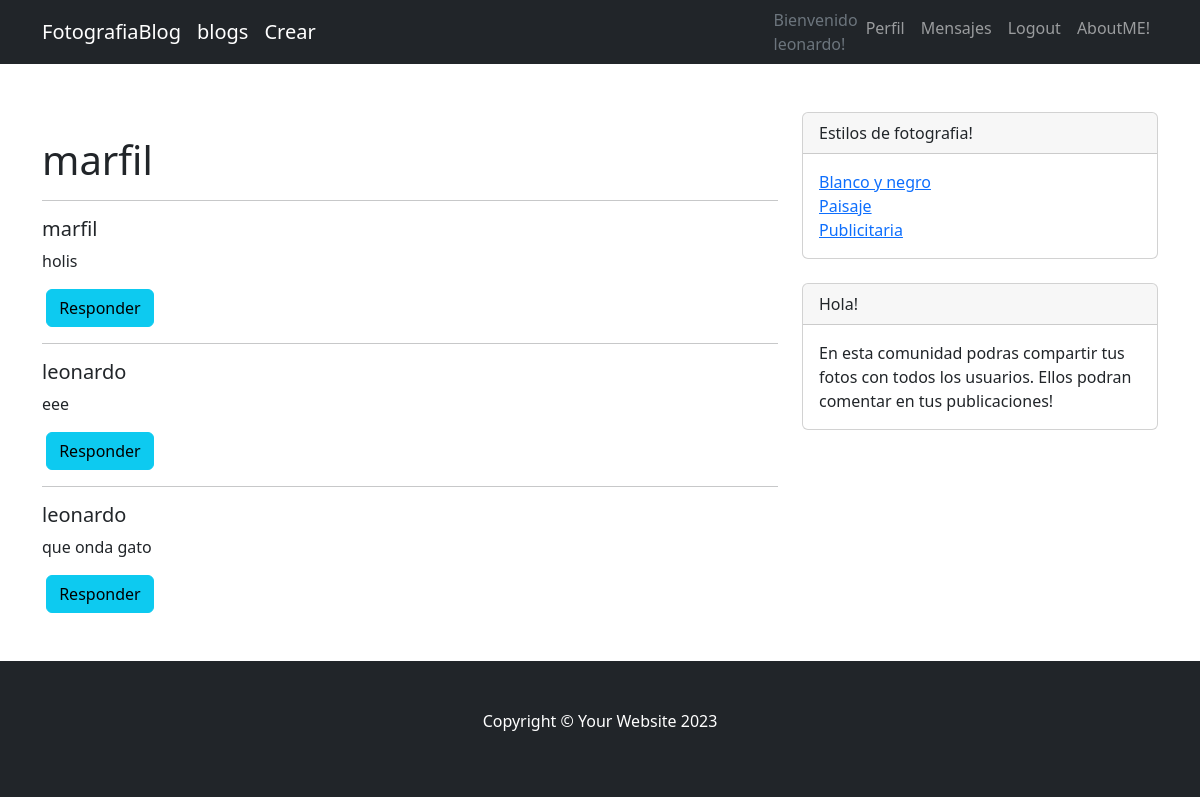
/AppWeb/mensajeUserDetail/3/ (signed in), run on the app's committed database.
### AppWeb/models.py (models this page shows, shortened)
class MensajeUser(models.Model):
    user_transmitter=models.ForeignKey(User, related_name='emisor', on_delete=models.CASCADE, null=True, blank=True)
    user=models.ForeignKey(User, related_name='receptor',on_delete=models.CASCADE, null=True, blank=True)
    message=models.TextField(null=True, blank=False)
    fecha=models.DateField(auto_now_add=True)

### AppWeb/views.py (the view)
# urls.py: path('mensajeUserDetail/<pk>/', mensajeUserDetail, name="mensajeUserDetail"),
def mensajeUserDetail(request, pk):
    usertra=User.objects.get(id=pk)
    userrec=User.objects.get(id=request.user.id)
    mensajesUsers=MensajeUser.objects.all()
    return render(request,'AppWeb/mensajeUserDetail.html', {"mensajesUsers":mensajesUsers, "usertra":usertra, "userrec":userrec})

### AppWeb/templates/AppWeb/mensajeUserDetail.html (shortened to what this page needs)
{% extends "AppWeb/father.html" %}
{% load static%}
{% block link_cambiante2 %}
    <li class="nav-item"><a class="nav-link" href="{% url 'editarPerfil' %}">Perfil</a></li>
{% endblock %}
{% block titulocontenido_cambiante %}
<h1>{{ usertra }}</h1>
{% endblock %}
{% block contenido_cambiante %}
    {% for mensajeuser in mensajesUsers %}
        {% if mensajeuser.user_transmitter == usertra %}
            {% if mensajeuser.user == userrec %}
            <table>
            <hr>
            <h5>{{ mensajeuser.user_transmitter }}</h5>
            <p>{{ mensajeuser.message}}</p>
            &nbsp;<a class="btn btn-info" href="{% url 'mensajesuser' mensajeuser.user_transmitter.id %}">Responder</a>&nbsp;
            </table>
            {% endif %}
        {% endif %}
        {% if mensajeuser.user_transmitter == userrec %}
            {% if mensajeuser.user == usertra %}
                <table>
                    <hr>
                    <h5>{{ mensajeuser.user_transmitter }}</h5>
                    <p>{{ mensajeuser.message}}</p>
                    &nbsp;<a class="btn btn-info" href="{% url 'mensajesuser' mensajeuser.user_transmitter.id %}">Responder</a>&nbsp;
                </table>
            {% endif %}
        {% endif %}
    {% endfor %}
{% endblock %}

### AppWeb/templates/AppWeb/father.html (shortened to what this page needs)
<!DOCTYPE html>
<html lang="en">
    <head>
        {% load static %}
        <link href="{% static 'AppWeb/css/styles.css' %}" rel="stylesheet" />
    </head>
    <body>
        <nav class="navbar navbar-expand-lg navbar-dark bg-dark">
            <div class="container">
                <a class="navbar-brand" href="{% url 'inicio' %}">FotografiaBlog</a>
                <a class="navbar-brand" href="{% url 'blogList' %}">blogs</a>
                {% if user.is_authenticated %}
                <a class="navbar-brand" href="{% url 'blogForm' %}">Crear</a>
                {% endif %}
                <div class="collapse navbar-collapse" id="navbarSupportedContent">
                    <ul class="navbar-nav ms-auto mb-2 mb-lg-0">
                        {% if user.is_authenticated %}
                        <p class="text-muted big mb-4 mb-lg-0">Bienvenido<br>{{user.username}}!</p>
                        {% block link_cambiante2 %}
                        {% endblock %}
                        <li class="nav-item"><a class="nav-link" href="{% url 'mensajeUserList' %}">Mensajes</a></li>
                        <li class="nav-item"><a class="nav-link" href="{% url 'logout' %}">Logout</a></li>
                        {% else %}
                        <li class="nav-item"><a class="nav-link" href="{% url 'login' %}">Login</a></li>
                        <li class="nav-item"><a class="nav-link" href="{% url 'register' %}">Register</a></li>
                        {% endif %}
                        <li class="nav-item"><a class="nav-link" href="{% url 'aboutme' %}">AboutME!</a></li>
                    </ul>
                </div>
            </div>
        </nav>
        <div class="container mt-5">
            <div class="row">
                <div class="col-lg-8">
                    <article>
                        <section class="mb-5">
                            {% block titulocontenido_cambiante %}
                            {% endblock %}
                            {% block contenido_cambiante %}
                            {% endblock %}
                        </section>
                    </article>
                 </div>
            <div class="col-lg-4">
                <div class="card mb-4">
                    <div class="card-header">Estilos de fotografia!</div>
                    <div class="card-body">
                        <div class="row">
                            <div class="col-sm-6">
                                <ul class="list-unstyled mb-0">
                                    <li><a href="{% url 'Blancoynegro' %}">Blanco y negro</a></li>
                                    <li><a href="{% url 'Paisaje' %}">Paisaje</a></li>
                                    <li><a href="{% url 'Publicitaria' %}">Publicitaria</a></li>
                                </ul>
                            </div>
                            <div class="col-sm-6">
                            </div>
                        </div>
                    </div>
                </div>
                <div class="card mb-4">
                    <div class="card-header">Hola!</div>
                    <div class="card-body">En esta comunidad podras compartir tus fotos con todos los usuarios. Ellos podran comentar en tus publicaciones!</div>
                </div>
            </div>
        </div>
    </div>
        <footer class="py-5 bg-dark">
            <div class="container">
                <div class="m-0 text-center text-white">
                    <p>Copyright &copy; Your Website 2023</p>
                </div>
            </div>
        </footer>
    </body>
</html>

### data on the page
MensajeUser: user_transmitter "marfil", message "holis"
MensajeUser: user_transmitter "leonardo", message "eee"
MensajeUser: user_transmitter "leonardo", message "que onda gato"

### other printed values
{{ user.username }} "leonardo"
{{ usertra }} "marfil"
